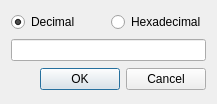
<?xml version="1.0" encoding="UTF-8"?>
<ui version="4.0">
 <class>GoToRowDialog</class>
 <widget class="QDialog" name="GoToRowDialog">
  <property name="geometry">
   <rect>
    <x>0</x>
    <y>0</y>
    <width>217</width>
    <height>104</height>
   </rect>
  </property>
  <property name="minimumSize">
   <size>
    <width>0</width>
    <height>0</height>
   </size>
  </property>
  <property name="maximumSize">
   <size>
    <width>16777215</width>
    <height>16777215</height>
   </size>
  </property>
  <property name="windowTitle">
   <string/>
  </property>
  <property name="modal">
   <bool>true</bool>
  </property>
  <layout class="QVBoxLayout" name="verticalLayout">
   <item>
    <layout class="QHBoxLayout" name="horizontalLayout">
     <item>
      <widget class="QRadioButton" name="radioButtonDec">
       <property name="text">
        <string>Decimal</string>
       </property>
       <property name="checked">
        <bool>true</bool>
       </property>
      </widget>
     </item>
     <item>
      <widget class="QRadioButton" name="radioButtonHex">
       <property name="text">
        <string>Hexadecimal</string>
       </property>
      </widget>
     </item>
    </layout>
   </item>
   <item>
    <widget class="QLineEdit" name="lineEditValue"/>
   </item>
   <item>
    <widget class="QDialogButtonBox" name="buttonBox">
     <property name="orientation">
      <enum>Qt::Horizontal</enum>
     </property>
     <property name="standardButtons">
      <set>QDialogButtonBox::Cancel|QDialogButtonBox::Ok</set>
     </property>
     <property name="centerButtons">
      <bool>false</bool>
     </property>
    </widget>
   </item>
  </layout>
 </widget>
 <resources/>
 <connections>
  <connection>
   <sender>buttonBox</sender>
   <signal>accepted()</signal>
   <receiver>GoToRowDialog</receiver>
   <slot>accept()</slot>
   <hints>
    <hint type="sourcelabel">
     <x>248</x>
     <y>254</y>
    </hint>
    <hint type="destinationlabel">
     <x>157</x>
     <y>274</y>
    </hint>
   </hints>
  </connection>
  <connection>
   <sender>buttonBox</sender>
   <signal>rejected()</signal>
   <receiver>GoToRowDialog</receiver>
   <slot>reject()</slot>
   <hints>
    <hint type="sourcelabel">
     <x>316</x>
     <y>260</y>
    </hint>
    <hint type="destinationlabel">
     <x>286</x>
     <y>274</y>
    </hint>
   </hints>
  </connection>
 </connections>
</ui>
